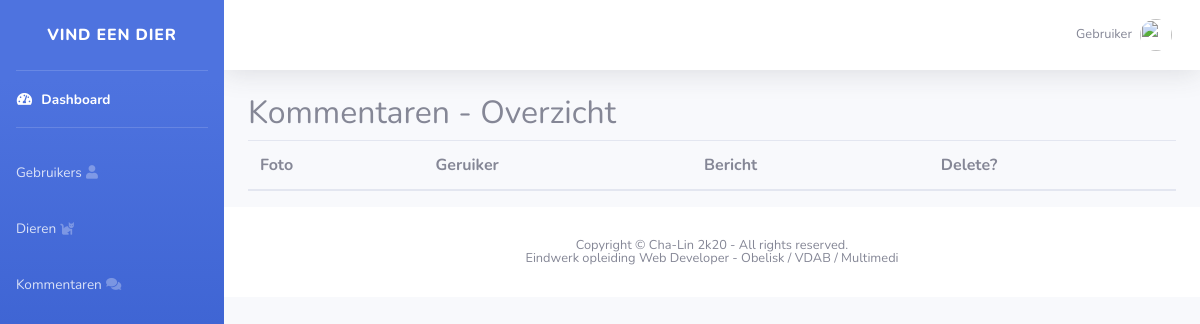
Page /admin/comments.php (signed in) on the earlier database version.
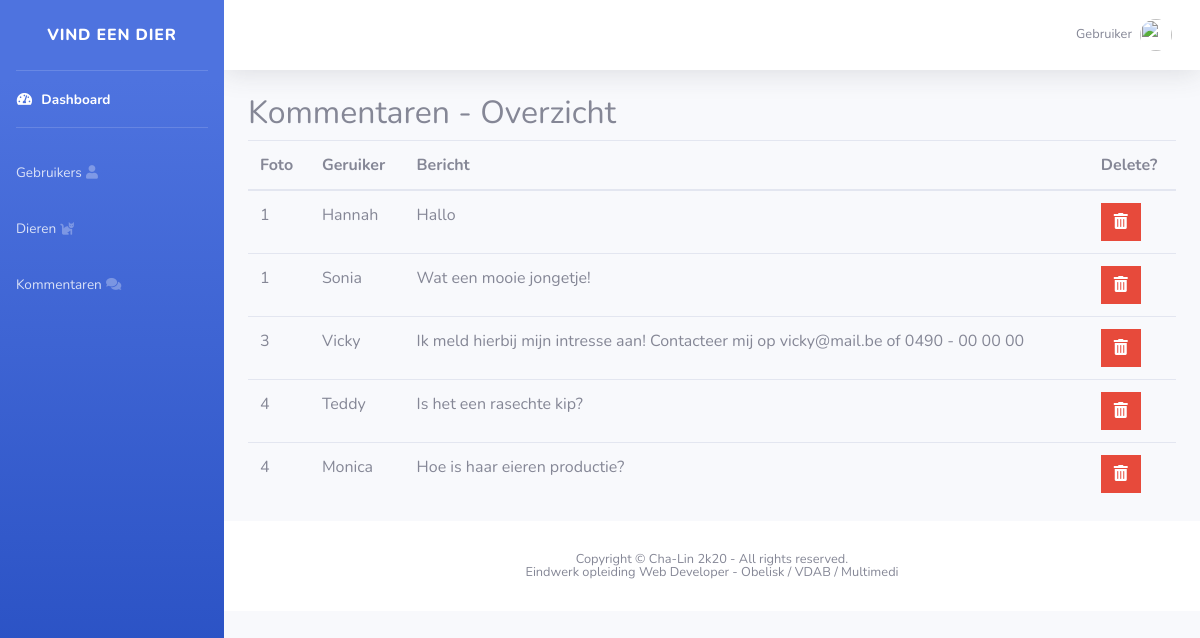
Same page on the later database version.
### tables this page shows
CREATE TABLE `comments` (
  `CommentID` int(11) NOT NULL,
  `FotoID` int(11) NOT NULL,
  `Gebruiker` varchar(25) NOT NULL,
  `Bericht` text NOT NULL
);

### admin/includes/Database.php (called while the page is built, shortened)
<?php
class Database
{
    public $connection;
    public function open_db_connection(){
        $this->connection = mysqli_connect(DB_HOST, DB_USER, DB_PASS, DB_NAME);
    }
    public function query($sql){
        $result = $this->connection->query($sql);
        return $result;
    }
}
$database = new Database();
?>

### admin/includes/Db_object.php (called while the page is built, shortened)
<?php
class Db_object
{
    public static function find_all(){
        return static::find_this_query("SELECT * FROM " . static::$db_table);
    }
    public static function find_this_query($sql){
        global $database;
        $result = $database->query($sql);
        $the_object_array = array();
        while ($row = mysqli_fetch_array($result)){
            $the_object_array[] = static::instantie($row);
        }
        return $the_object_array;
    }
    public static function instantie($result){
        $the_object = new $calling_class;
        foreach ($result as $the_attribute => $value) {
            if($the_object->has_the_attribute($the_attribute)){
                $the_object->$the_attribute = $value;
            }
        }
        return $the_object;
    }
    private function has_the_attribute($the_attribute){
        $object_properties = get_object_vars($this);
        return array_key_exists($the_attribute, $object_properties);
    }
}

### admin/comments.php (the view, shortened to what this page needs)
<?php include("includes/header.php");
$comments = Comment::find_all();
?>
<?php include("includes/sidebar.php"); ?>
<?php include("includes/content-top.php");?>
<div class="container-fluid">
    <div class="row">
        <div class="col-12">
            <h2>Kommentaren - Overzicht</h2>
            <table class="table table-header">
                <thead>
                <tr>
                    <th>Foto</th>
                    <th>Geruiker</th>
                    <th>Bericht</th>
                    <th>Delete?</th>
                </tr>
                </thead>
                <tbody>
                <?php foreach ($comments as $comment): ?>
                    <tr>
                        <td><?php echo $comment->FotoID; ?></td>
                        <td><?php echo $comment->Gebruiker; ?></td>
                        <td><?php echo $comment->Bericht; ?></td>
                        <td><a href="delete_comment.php?id=<?php echo $comment->CommentID; ?>"
                               class="btn btn-danger rounded-0"><i class="fas fa-trash-alt"></i></a></td>
                    </tr>
                <?php endforeach; ?>
                </tbody>
            </table>
        </div>
    </div>
</div>
<?php include("includes/footer.php");?>

Differences in the rows shown:
added comments: FotoID "1", Gebruiker "Hannah", Bericht "Hallo"
added comments: FotoID "1", Gebruiker "Sonia", Bericht "Wat een mooie jongetje!"
added comments: FotoID "3", Gebruiker "Vicky", Bericht "Ik meld hierbij mijn intresse aan! Contacteer mij op vicky@mail.be of 0490 - 00 00 00"
added comments: FotoID "4", Gebruiker "Teddy", Bericht "Is het een rasechte kip?"
added comments: FotoID "4", Gebruiker "Monica", Bericht "Hoe is haar eieren productie?"
